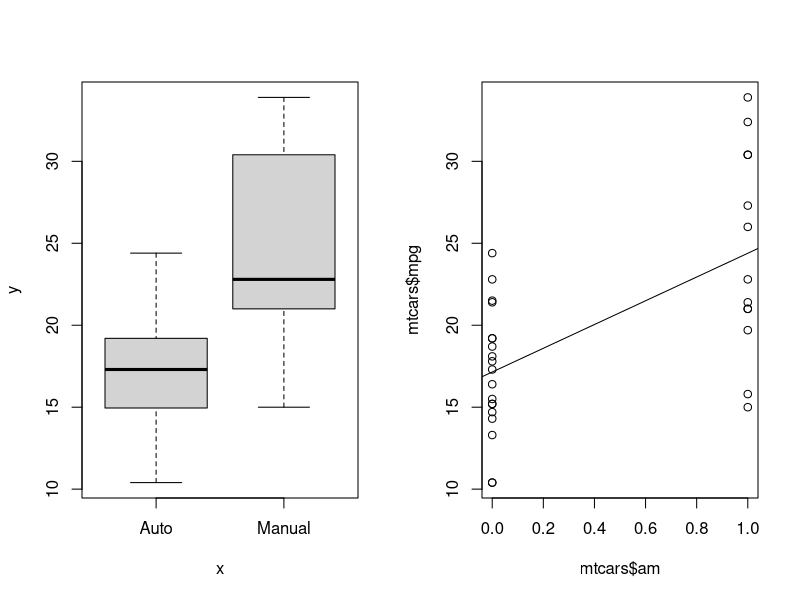
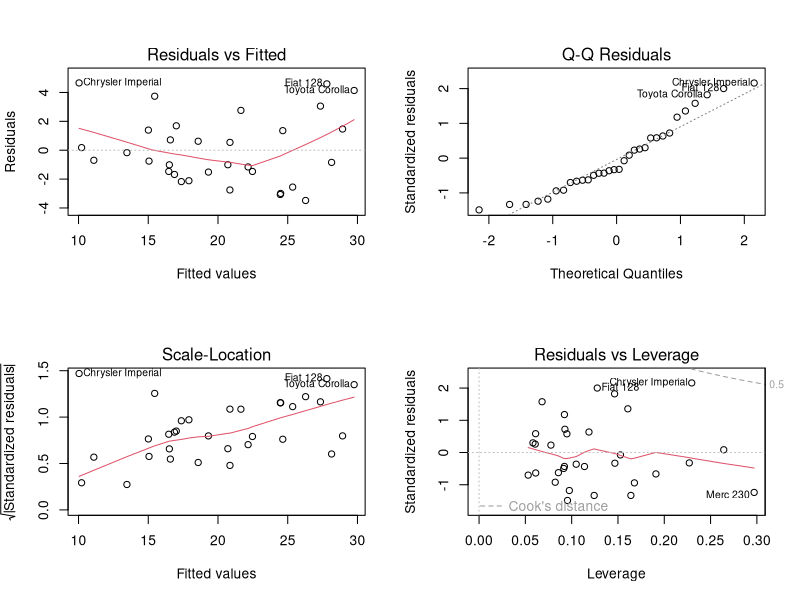

Source code (R) for these figures, in order:
## ---- chunk 1
cars <- mtcars
cars$am <- as.factor(cars$am)
levels(cars$am) <-c("Auto", "Manual")
## ---- chunk 2
fit <- lm(mpg ~ am, data= cars)
par(mfrow = c(1,2))
plot(cars$am, cars$mpg)
#using the original mtcars dataset because on this dataset the am variable is
# a number so it automatic produces  a scaterplot
plot(mtcars$am, mtcars$mpg) 
abline(fit)
## ---- chunk 3
mean(cars[cars$am == "Manual",]$mpg) - mean(cars[cars$am == "Auto",]$mpg)
## ---- chunk 4
t.test(cars[cars$am == "Auto",]$mpg, cars[cars$am == "Manual",]$mpg) 
## ---- chunk 5
fitall <- lm(mpg ~ ., data=cars)
goodfit<- step(fitall, trace=0)
summary(goodfit)
## ---- chunk 6
summary(fitall)$coef[,4]
## ---- chunk 7
summary(fitall)$coef[,4]
## ---- chunk 8
par(mfrow = c(2,2))
plot(goodfit)
